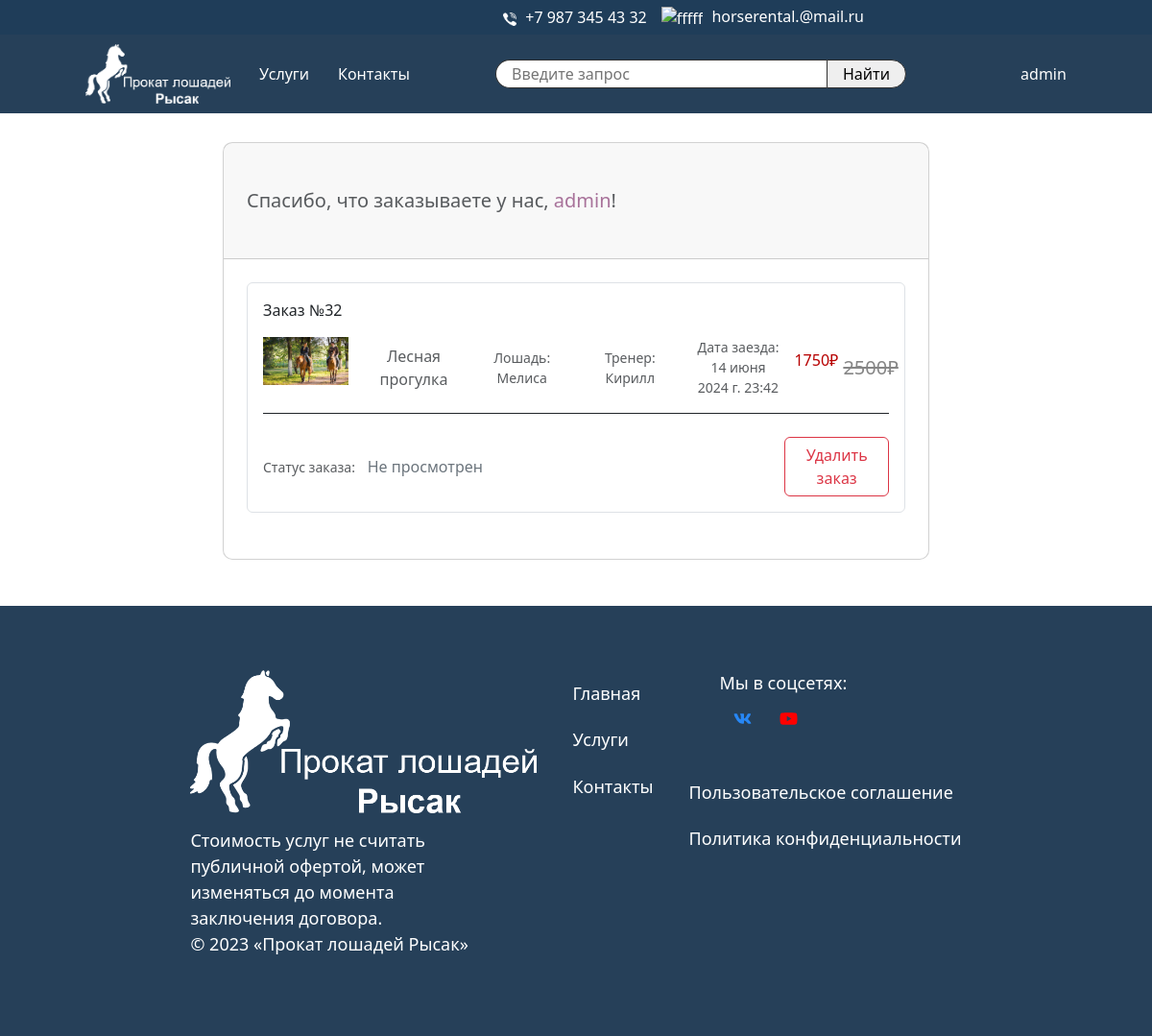
The app's page /auth/my_orders/admin/ (signed in) with its own data.
### horse_reg/models.py (models this page shows)
class CustomUser(AbstractUser):
    email = models.EmailField(max_length=128, unique=True, db_index=True, blank=False, verbose_name='Почта')
    is_active = models.BooleanField(blank=False, default=False, verbose_name='Активен')
    USERNAME_FIELD = 'username'
    REQUIRED_FIELDS = ['email']
    objects = CustomUserManager()

### horse/models.py (models this page shows, shortened)
class Order(models.Model):
    class Status(models.TextChoices):
        new = 'new', 'Не просмотрен'
        access = 'access', 'Одобрен'
        danger = 'danger', 'Отказан'
    services = models.ForeignKey(Services, on_delete=models.CASCADE, blank=False, null=False, verbose_name='Услуга')
    user = models.ForeignKey(User, on_delete=models.CASCADE, verbose_name='Пользователь')
    date_start = models.DateField(auto_now_add=False, verbose_name='Дата заезда')
    time_start = models.TimeField(auto_now_add=False, verbose_name='Время заезда')
    date_of_create = models.DateTimeField(auto_now=True, verbose_name='Дата заказа')
    trainer = models.ForeignKey(Trainer, on_delete=models.SET_NULL, blank=True, null=True, verbose_name='Тренер')
    horse = models.ForeignKey(Horse, on_delete=models.SET_NULL, blank=True, null=True, verbose_name='Лошадь')
    status = models.CharField(max_length=20, choices=Status.choices, default=Status.new, verbose_name='Статус заказа')
    class Meta:
        ordering = ('-date_of_create',)
        verbose_name = 'Заказ'
        verbose_name_plural = 'Заказы'
    def __str__(self):
        return f'Заказ №{self.id}'

class Services(models.Model):
    service_name = models.CharField(max_length=30, verbose_name='Наименование')
    service_img = models.ImageField(upload_to='%Y/%m/%d/', verbose_name='Фото')
    service_sell = models.IntegerField(verbose_name='Цена')
    sale = models.IntegerField('Скидка в процентах', null=True, default=0)
    horse = models.ManyToManyField(Horse, verbose_name='Порода', blank=True, symmetrical=False)
    trainer = models.ManyToManyField(Trainer, verbose_name='Тренер', blank=True, symmetrical=True)
    training = models.ForeignKey(Training, on_delete=models.CASCADE, verbose_name='Тренировки')
    route = models.ForeignKey(Route, on_delete=models.CASCADE, verbose_name='Описание')
    time = models.IntegerField(verbose_name='Время оказания услуги')
    class Meta:
        ordering = ('service_name',)
        verbose_name = 'Услуга'
        verbose_name_plural = 'Услуги'
    @property
    def sell(self):
        return int(self.service_sell * (100 - self.sale) / 100)

class Horse(models.Model):
    horse_name = models.CharField(max_length=30, verbose_name='Имя')
    horse_img = models.ImageField(upload_to='%Y/%m/%d/', verbose_name='Фото')
    breed = models.CharField(max_length=30, verbose_name='Порода')
    birthday = models.DateField(auto_now_add=False, verbose_name='День рождения')
    trainer = models.ManyToManyField(Trainer, verbose_name='Тренер')
    is_busy = models.BooleanField(default=False, verbose_name='Занята')
    class Meta:
        ordering = ('horse_name',)
        verbose_name = 'Лошадь'
        verbose_name_plural = 'Лошади'
    def __str__(self):
        return self.horse_name

class Trainer(models.Model):
    name = models.CharField(max_length=30, verbose_name='Имя')
    image = models.ImageField(upload_to='%Y/%m/%d/', verbose_name='Фото')
    sername = models.CharField(max_length=30, verbose_name='Фамилия')
    lastname = models.CharField(max_length=30, verbose_name='Отчество', blank=True)
    date_of_employment = models.DateField(auto_now_add=False, verbose_name='Дата устройства')
    types_training_name = models.ForeignKey(Types_of_training, on_delete=models.CASCADE, verbose_name='Виды тренировок')
    is_busy = models.BooleanField(default=False, verbose_name='Занят')
    class Meta:
        ordering = ('name',)
        verbose_name = 'Тренер'
        verbose_name_plural = 'Тренера'
    def __str__(self):
        return self.name

### horse_reg/views.py (the view)
# urls.py: path('my_orders/<str:username>/', views.my_orders, name='my_orders'),
def my_orders(request, username):
    user = get_object_or_404(User, username=username)
    order = Order.objects.filter(user=user)
    return render(request, 'horse_reg/my_orders.html', {'user': user, 'order': order})

### horse_reg/templates/horse_reg/my_orders.html (shortened to what this page needs)
{% extends 'layout.html' %}
{% load static %}
{% load thumbnail %}
{% block content %}
    <section style="margin-top: 100px;" class="h-100 gradient-custom">
        <div class="container py-5 h-100">
            <div class="row d-flex justify-content-center align-items-center h-100">
                <div class="col-lg-10 col-xl-8">
                    <div class="card" style="border-radius: 10px;">
                        <div class="card-header px-4 py-5">
                            <h5 class="text-muted mb-0">Спасибо, что заказываете у нас, <span
                                    style="color: #a8729a;">{{ user.username }}</span>!
                            </h5>
                        </div>
                        {% for item in order %}
                            <div class="card-body p-4">
                                <div class="card shadow-0 border mb-4">
                                    <div class="card-body">
                                        <p>{{ item }}</p>
                                        <div class="row">
                                            <div class="col-md-2">
                                                <img src="{{ item.services.service_img.url }}"
                                                     class="img-fluid" alt="Phone">
                                            </div>
                                            <div class="col-md-2 text-center d-flex justify-content-center align-items-center">
                                                <p class="text-muted mb-0">{{ item.services.service_name }}</p>
                                            </div>
                                            <div class="col-md-2 text-center d-flex justify-content-center align-items-center">
                                                <p class="text-muted mb-0 small">Лошадь: {{ item.horse }}</p>
                                            </div>
                                            {% if item.trainer != null %}
                                                <div class="col-md-2 text-center d-flex justify-content-center align-items-center">
                                                    <p class="text-muted mb-0 small">Тренер: {{ item.trainer }}</p>
                                                </div>
                                            {% endif %}
                                            <div class="col-md-2 text-center d-flex justify-content-center align-items-center">
                                                <p class="text-muted mb-0 small">Дата заезда: {{ item.date_start }} {{ item.time_start }}</p>
                                            </div>
                                            <div class="col-md-2 text-center d-flex justify-content-center align-items-center">
                                                <p class="text-muted mb-0 small">
                                                    {% if item.services.sale %}
                                                        <p style="color: #b70000">{{ item.services.sell }}₽</p>
                                                        <span style="font-size: 20px; color: #868686; padding-left: 5px; text-decoration: line-through;"> {{ item.services.service_sell }}₽ </span>
                                                    {% else %}
                                                        <p style="color: #b70000">{{ item.services.service_sell }}₽</p>
                                                    {% endif %}
                                                </p>
                                            </div>
                                        </div>
                                        <hr class="mb-4" style="background-color: #e0e0e0; opacity: 1;">
                                        <div class="d-flex align-items-center">
                                            <div class="col-md-2">
                                                <p class="text-muted mb-0 small">Статус заказа: </p>
                                            </div>
                                            <div class="col-md d-flex">
                                                {% if item.status == 'new' %}
                                                    <p class="text-secondary mb-0">{{ item.get_status_display }}</p>
                                                {% elif item.status == 'access' %}
                                                    <p class="text-success mb-0">{{ item.get_status_display }}</p>
                                                {% else %}
                                                    <p class="text-danger mb-0">{{ item.get_status_display }}</p>
                                                {% endif %}
                                            </div>
                                            <div class="col-md-2">
                                                <a class="btn btn-outline-danger"
                                                   href="{% url 'reg:delete_my_orders' item.id %}">Удалить заказ</a>
                                            </div>
                                        </div>
                                    </div>
                                </div>
                            </div>
                        {% endfor %}
                    </div>
                </div>
            </div>
    </section>
{% endblock %}

### templates/layout.html (shortened to what this page needs)
{% load static %}
<!DOCTYPE html>
<html lang="ru">
<head>
    <link rel="stylesheet" href="{% static 'css/styles.css' %}" />
    <link href="https://cdn.jsdelivr.net/npm/bootstrap@5.3.0/dist/css/bootstrap.min.css" rel="stylesheet">
</head>
<body>
    <div class="header_nav">
        <div class="header_nav_content">
            <tel style="color: white; margin-right: 15px; flex-direction: row"><img style="width: 14px; height: 14px; margin-right: 5px" src="{% static 'img/telefon.png' %}" alt="fffff"> +7 987 345 43 32 </tel>
            <mailto style="color: white; flex-direction: row"><img style="width: 15px; height: 15px; margin-right: 5px" src="{% static 'img/mail.png' %}" alt="fffff"> horserental.@mail.ru </mailto>
        </div>
    </div>
    <header class="header">
        <div class="header_content">
            <nav style="display: flex; align-items: center">
                <a href="{% url 'main:main' %}"> <img style="width: 151px; height: 62px" src="{% static 'img/logo.png' %}" alt=""> </a>
                <a class="menu_header" href="{% url 'hor:first_service' %}">Услуги</a>
                <a class="menu_header" href="{% url 'contacts:contacts' %}">Контакты</a>
            </nav>
            <form class="search_form" action="{% url 'hor:first_service' %}">
                <input class="search_service" type="search" placeholder="Введите запрос" aria-label="Search" name="search">
                <button class="btn_search" type="submit">Найти</button>
            </form>
            <div style="display: flex; align-items: center">
                {% if user.is_authenticated %}
                    <li class="dropdown"><a class="menu_header" href="#"><span>{{ user.username }}</span></a>
                    </li>
                {% else %}
                    <a style="padding: 0" class="menu_header" href="{% url 'reg:register' %}">Регистрация/ </a>
                    <a style="padding: 0" class="menu_header" href="{% url 'reg:login' %}">Войти</a>
                {%endif%}
            </div>
        </div>
    </header>
    {% block content %}
    {% endblock %}
    <footer class="footer">
        <div class="footer_content">
            <div class="footer_block">
                <img style="width: 361px; height: 149px; margin-bottom: 15px" src="{% static 'img/logo.png' %}" alt="kkkkkk">
                <p style="width: 320px;" class="txt_menu">Стоимость услуг не считать публичной офертой, может изменяться до момента заключения договора.
                    <br> © 2023 «Прокат лошадей Рысак»</p>
            </div>
            <div class="footer_block">
                <a class="menu_footer" href="{% url 'main:main' %}">Главная</a>
                <a class="menu_footer" href="{% url 'hor:first_service' %}">Услуги</a>
                <a class="menu_footer" href="{% url 'contacts:contacts' %}">Контакты</a>
            </div>
            <div class="footer_block">
                <ul class="txt_menu">Мы в соцсетях:
                    <ul class="social-icons">
                        <li><a class="social-icon-vk" href="https://vk.com/konny_dvor72" title="Перейти в группу" target="_blank" rel="noopener"></a></li>
                        <li><a class="social-icon-youtube" href="https://www.youtube.com/channel/UCH8VnSKO4vllIYwvQNs2oGA" title="Перейти на канал" target="_blank" rel="noopener"></a></li>
                    </ul>
                </ul>
                <a class="menu_footer" href="">Пользовательское соглашение</a>
                <a class="menu_footer" href="">Политика конфиденциальности</a>
            </div>
        </div>
    </footer>
</body>
</html>

### static/css/styles.css (style rules this page uses)
* { padding: 0; margin: 0; box-sizing: border-box; }
body, html { font-family: Open Sans, Arial, sans-serif; max-width: 100%; }
a { color: #ffffff; text-decoration: none; }
li, ul { text-decoration: none; list-style-type: none; }
.header_nav { background: #1f3d59; height: 36px; width: 100%; position: fixed; top: 0; right: 0; left: 0; z-index: 100; display: flex; justify-content: center; }
.header_nav_content { display: flex; height: 36px; align-items: center; width: 50%; justify-content: flex-end; }
.header { background: #264059; height: 83px; width: 100%; position: fixed; top: 0; right: 0; left: 0; z-index: 99; margin-top: 35px; display: flex; justify-content: center; }
.header_content { display: flex; height: 83px; align-items: center; width: 100%; justify-content: space-evenly; }
.menu_header { text-decoration: none; padding-left: 30px; color: white; transition: all ease 0.3s }
.footer { display: flex; height: 448px; background: #264059; justify-content: center; align-items: center; }
.footer_content { display: flex; width: 70%; justify-content: space-around; }
.footer_block { display: flex; flex-direction: column; }
.txt_menu { font-size: 18px; color: white; }
.menu_footer { font-size: 18px; color: white; text-decoration: none; line-height: 2.7em; transition: all ease 0.3s; }
ul, li { display: block; }
.search_form { display: flex; flex: 0 1 428px; }
.search_service { width: 200px; height: 30px; border: 1px solid hsl(0, 0%, 18.82%); border-radius: 20px 0 0 20px; padding: 0 4px 0 16px; font-size: 16px; border-right: none; flex: 1; box-shadow: inset 0 1px 2px hsla(0, 0%, 0%, 0); color: black; }
.btn_search { border: 1px solid hsl(0, 0%, 18.82%); border-radius: 0 20px 20px 0; padding: 0 16px 0 16px; text-align: center; font-size: 16px; cursor: pointer; transition: ease 0.3s; }
p { display: flex; flex-direction: column; margin-bottom: 0; }
.social-icons { display: flex; list-style: none; margin-top: 0.25rem; margin-bottom: 1rem; padding-left: 0; }
.social-icons > li { margin-left: 0.25rem; margin-right: 0.25rem; }
.social-icons a { position: relative; display: block; -webkit-user-select: none; -moz-user-select: none; -ms-user-select: none; user-select: none; transition: background-color .3s ease-in-out; width: 2.5rem; height: 2.5rem; border-radius: 3rem; }
.social-icons a::before { content: ""; position: absolute; width: 1.2rem; height: 1.2rem; left: .65rem; top: .65rem; background: transparent no-repeat center center; background-size: 100% 100%; }

### records on screen
CustomUser: username "admin"
Order: id "Заказ №32", services.service_img (picture), services.service_name "Лесная прогулка", horse "Мелиса", trainer "Кирилл", date_start "14 июня 2024 г.", time_start "23:42", services.sell "1750", services.service_sell "2500", status "Не просмотрен"
